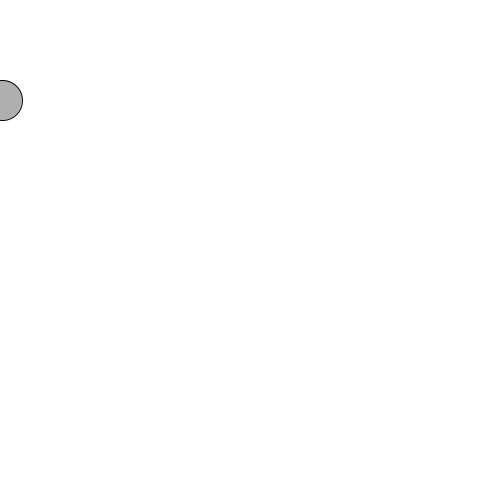
Frame 1 (no input)
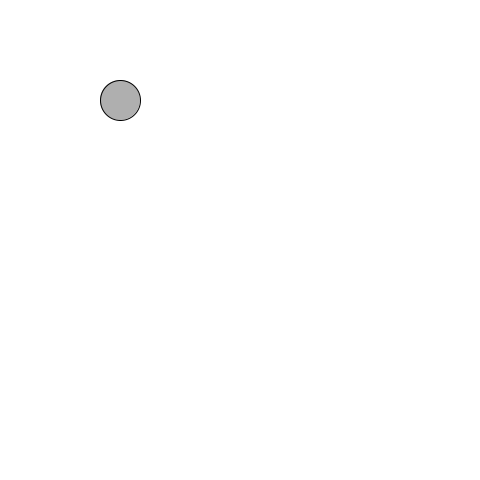
Frame 60 (the mouse pressed at the canvas centre just before this capture)
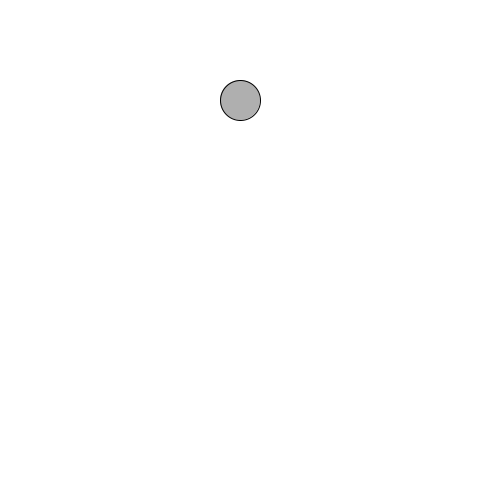
Frame 120 (the mouse held since frame 60 and released just before this capture)

The Processing sketch that drew these frames (run headless with seeded random() and noise(); from frame 60 on, the mouse is pressed at the canvas centre):

// Processing sketch: Lec3_BorderEvents
// ── Lec3_BorderEvents.pde
// Controlling an object between the screen
// Coordinates.
int x=0;
int Sv=2;

void setup(){
size(480,480);
}

void draw(){
background(255);
//add the current moving speed
x = x + Sv; 

//if shape reaches window border
if(x > width || x < 0){
//Reverse(turn it around)
Sv = -Sv; 
}

stroke(0);
fill(175);
ellipse(x,100,40,40);
}
